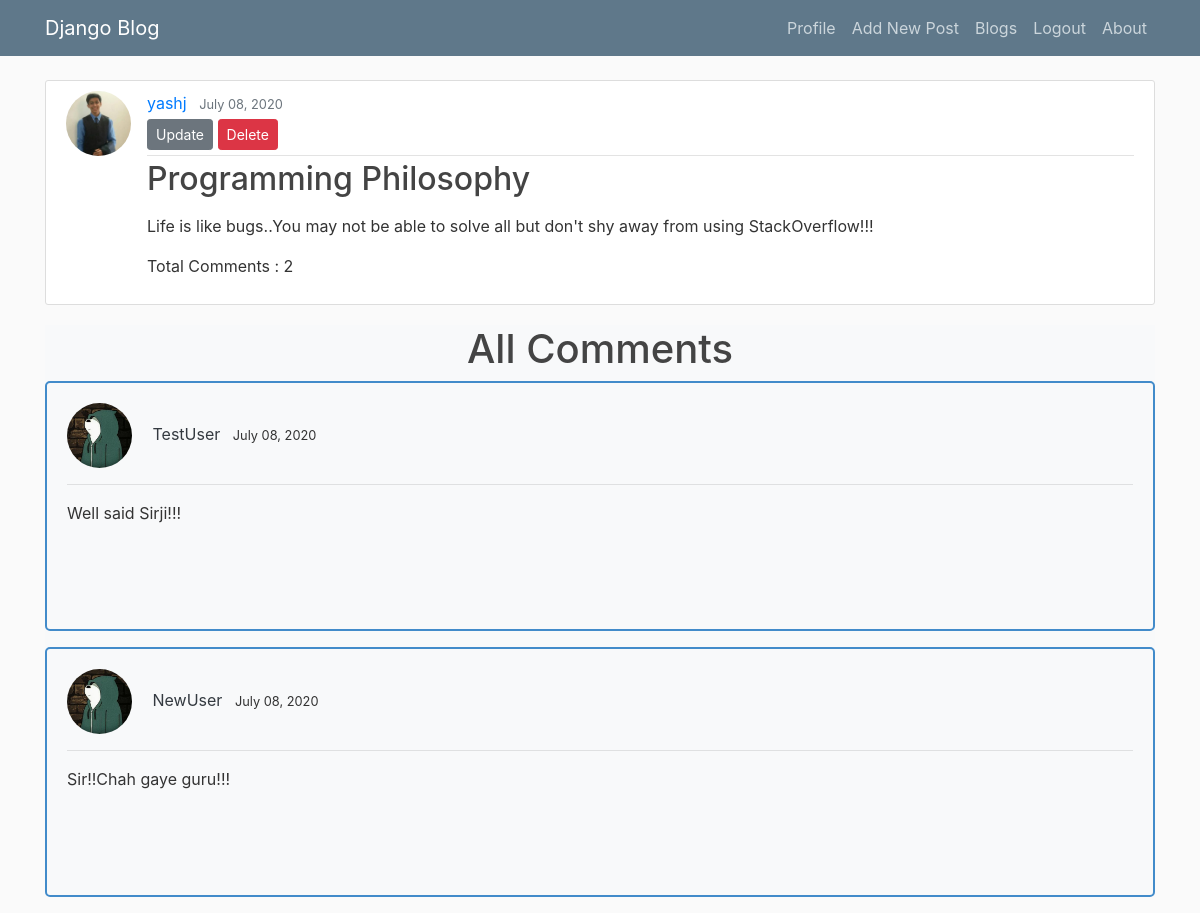
/post/14/ (signed in), run on the app's committed database.
### blog/models.py (models this page shows, shortened)
class Post(models.Model):
    title = models.CharField(max_length=100)
    content = models.TextField()
    date_posted = models.DateTimeField(default=timezone.now)
    author = models.ForeignKey(User, on_delete=models.CASCADE)

class Comment(models.Model):
    post = models.ForeignKey(Post,on_delete=models.CASCADE,related_name='comments')
    username = models.ForeignKey(User,on_delete=models.CASCADE,related_name='comment_author')
    body = models.TextField()
    created_on = models.DateTimeField(default=timezone.now)
    class Meta:
        ordering = ['created_on']

### users/models.py (models this page shows, shortened)
class Profile(models.Model):
    user = models.OneToOneField(User, on_delete=models.CASCADE)
    image = models.ImageField(default='default.jpg', upload_to='profile_pics')
    city = models.CharField(max_length=100)
    occupation = models.CharField(max_length=200)
    college = models.CharField(max_length=200)
    contact = models.CharField(max_length=30)
    description = models.TextField()
    interests = models.TextField()

### blog/views.py (the view, shortened to what this page needs)
# urls.py: path('post/<int:pk>/', PostDetailView.as_view(), name='post-detail'),
class PostDetailView(LoginRequiredMixin, FormMixin, DetailView):
    model = Post
    form_class = CommentForm
    def get_context_data(self, **kwargs):
        context = super(PostDetailView, self).get_context_data(**kwargs)
        context['form'] = CommentForm(initial={'post': self.object})
        return context

### blog/templates/blog/post_detail.html
{% extends "blog/layout.html" %}
{% block content %}
  <article class="media content-section">
    <img class="rounded-circle article-img" src="{{ object.author.profile.image.url }}">
    <div class="media-body">
      <div class="article-metadata">
        <a class="mr-2" href="{% url 'user-posts' object.author.username %}">{{ object.author }}</a>
        <small class="text-muted">{{ object.date_posted|date:"F d, Y" }}</small>
        {% if object.author == user %}
          <div>
            <a class="btn btn-secondary btn-sm mt-1 mb-1" href="{% url 'post-update' object.id %}">Update</a>
            <a class="btn btn-danger btn-sm mt-1 mb-1" href="{% url 'post-delete' object.id %}">Delete</a>
          </div>
        {% endif %}
      </div>
      <h2 class="article-title">{{ object.title }}</h2>
      <p class="article-content">{{ object.content | safe }}</p>
      <p>Total Comments : {{ post.comments.count }}</p>
    </div>
  </article>
  <div class="comments bg-light">
    <h1 class="text-center">All Comments</h1>
    {% for comment in post.comments.all %}
        <div class="col-md-12 comment mb-3">
            <img class="rounded-circle article-img" src="{{ comment.username.profile.image.url }}">
            <a class="mr-2 text-dark" href="{% url 'user-posts' comment.username.username %}">{{ comment.username }}</a>
            <small class="date">{{ comment.created_on|date:"F d, Y"  }}</small>
            <hr>
            <p>{{ comment.body|linebreaks }}</p>
        </div>
    {% empty %}
        <p>No comments found !!!!</p>
    {% endfor %}
</div>
{% endblock content %}

### blog/templates/blog/layout.html (shortened to what this page needs)
{% load static %}
<!DOCTYPE html>
<html>
<head>
    <link rel="stylesheet" href="https://maxcdn.bootstrapcdn.com/bootstrap/4.0.0/css/bootstrap.min.css">
    <link rel="stylesheet" type="text/css" href="{% static 'blog/main.css' %}">
</head>
<body>
    <header class="site-header">
      <nav class="navbar navbar-expand-md navbar-dark bg-steel fixed-top">
        <div class="container">
          <a class="navbar-brand mr-4" href="{% url 'blog-blogs' %}">Django Blog</a>
          <div class="collapse navbar-collapse" id="navbarToggle">
            <div class="navbar-nav">
            {% if user.is_authenticated %}
              <a class="nav-item nav-link" href="{% url 'profile' %}">Profile</a>
              <a class="nav-item nav-link" href="{% url 'post-create' %}">Add New Post</a>
              <a class="nav-item nav-link" href="{% url 'blog-blogs' %}">Blogs</a>
              <a class="nav-item nav-link" href="{% url 'logout' %}">Logout</a>
            {% else %}
              <a class="nav-item nav-link" href="{% url 'login' %}">Login</a>
              <a class="nav-item nav-link" href="{% url 'register' %}">Register</a>
            {% endif %}
                <a class="nav-item nav-link" href="{% url 'blog-about' %}">About</a>
            </div>
          </div>
        </div>
      </nav>
    </header>
    <main role="main" class="container">
          {% block content %}{% endblock %}
    </main>
</body>
</html>

### blog/static/blog/main.css (style rules this page uses)
body { background: #fafafa; color: #333333; margin-top: 5rem; }
h1, h2, h3, h4, h5, h6 { color: #444444; }
.bg-steel { background-color: #5f788a; }
.site-header .navbar-nav .nav-link { color: #cbd5db; }
.content-section { background: #ffffff; padding: 10px 20px; border: 1px solid #dddddd; border-radius: 3px; margin-bottom: 20px; }
.article-title { color: #444444; }
.article-content { white-space: pre-line; }
.article-img { height: 65px; width: 65px; margin-right: 16px; }
.article-metadata { padding-bottom: 1px; margin-bottom: 4px; border-bottom: 1px solid #e3e3e3 }
.comments .comment { padding: 20px; border-radius: 5px; border: 2px solid #428bca; height: 250px; overflow: auto; }

### data on the page
Post: author.profile.image (picture), author "yashj", date_posted "July 08, 2020", title "Programming Philosophy", content "Life is like bugs..You may not be able to solve all but don't shy away from using StackOverflow!!!", comments.count "2"
Comment: username.profile.image (placeholder picture), username "TestUser", created_on "July 08, 2020", body "Well said Sirji!!!"
Comment: username.profile.image (placeholder picture), username "NewUser", created_on "July 08, 2020", body "Sir!!Chah gaye guru!!!"
